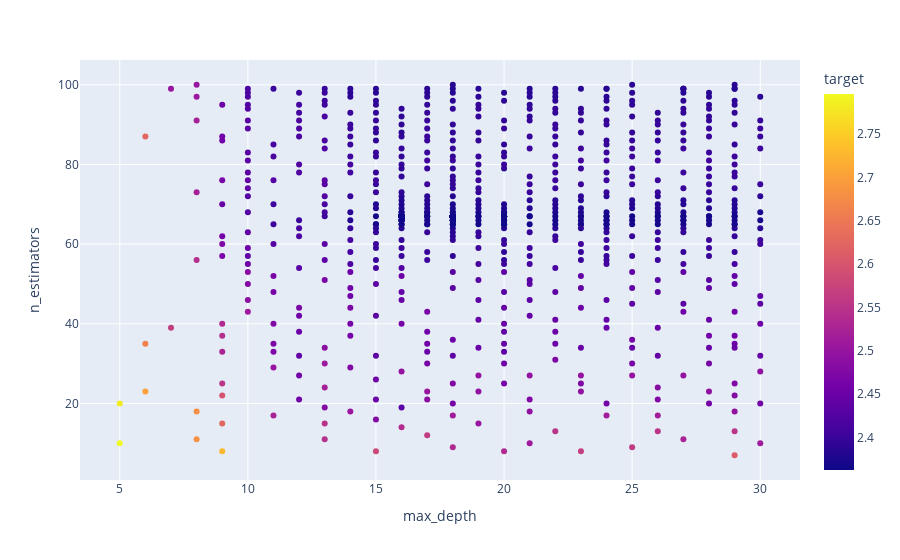

The code cell stored with this chart in its notebook:
### Code cell
px.scatter(df1, x="max_depth", y="n_estimators", color="target")

### Figure 1 — Plotly figure (JSON) as saved in the notebook; plotly's stock layout.template omitted (floating-point values rounded to 4 significant figures; data arrays with more than 128 entries replaced by an {"elided": "..."} marker saying what was removed)
{"data": [{"hovertemplate": "max_depth=%{x}<br>n_estimators=%{y}<br>target=%{marker.color}<extra></extra>", "legendgroup": "", "marker": {"color": {"elided": "953 float values"}, "coloraxis": "coloraxis", "symbol": "circle"}, "mode": "markers", "name": "", "orientation": "v", "showlegend": false, "type": "scatter", "x": {"elided": "953 int values"}, "xaxis": "x", "y": {"elided": "953 int values"}, "yaxis": "y"}], "layout": {"coloraxis": {"colorbar": {"title": {"text": "target"}}, "colorscale": [[0, "#0d0887"], [0.1111, "#46039f"], [0.2222, "#7201a8"], [0.3333, "#9c179e"], [0.4444, "#bd3786"], [0.5556, "#d8576b"], [0.6667, "#ed7953"], [0.7778, "#fb9f3a"], [0.8889, "#fdca26"], [1, "#f0f921"]]}, "legend": {"tracegroupgap": 0}, "margin": {"t": 60}, "xaxis": {"anchor": "y", "domain": [0, 1], "title": {"text": "max_depth"}}, "yaxis": {"anchor": "x", "domain": [0, 1], "title": {"text": "n_estimators"}}}}
